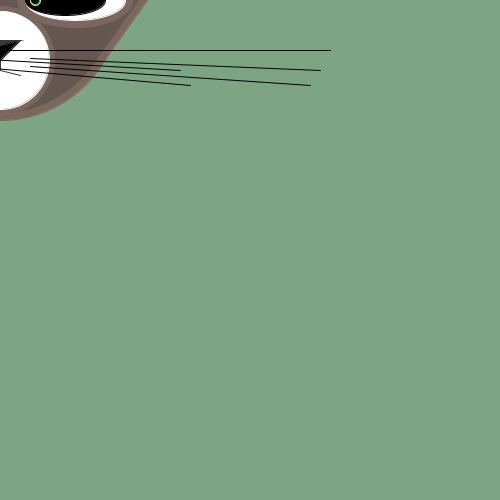
Frame 1 (no input)
Frame 60 (the mouse pressed at the canvas centre just before this capture): identical to frame 1, image omitted
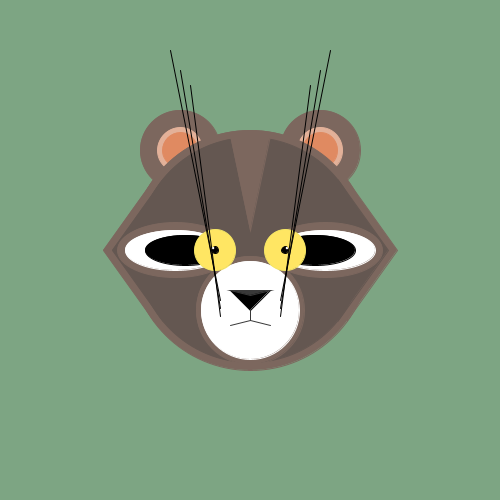
Frame 120 (the mouse held since frame 60 and released just before this capture)

The Processing sketch that drew these frames (run headless with seeded random() and noise(); from frame 60 on, the mouse is pressed at the canvas centre):

// Processing sketch: processing_143405
// ── processing_143405.pde

void setup(){
size(500,500);

}


void draw(){
  
   background(125,165,131);
  
//Orella exterior (marro)://
stroke(124,103,94);
fill(124,103,94);
ellipse(mouseX-70,mouseY-100,80,80);
ellipse(mouseX+70,mouseY-100,80,80);

//Orella interior (carn)://
fill(227,177,153);
stroke(227,177,153);
ellipse(mouseX-70,mouseY-100,45,45);
ellipse(mouseX+70,mouseY-100,45,45);

//Orella interior (carn)://
fill(224,138,97);
stroke(224,138,97);
ellipse(mouseX-70,mouseY-100,35,35);
ellipse(mouseX+70,mouseY-100,35,35);


fill(124,103,94);
stroke(124,103,94);
//Esfera (marró clar)://
ellipse(mouseX,mouseY,240,240);
//Triangle (marró clar)://
triangle(mouseX-97, mouseY-70, mouseX-147, mouseY, mouseX-97, mouseY+70);
triangle(mouseX+97, mouseY-70, mouseX+147, mouseY, mouseX+97, mouseY+70);


fill(100,87,81);
stroke(100,87,81);
//Esfera (marró fosc)://
ellipse(mouseX,mouseY,225,225);
//Triangle (marró fosc)://
triangle(mouseX-88, mouseY-70, mouseX-138, mouseY, mouseX-88, mouseY+70);
triangle(mouseX+88, mouseY-70, mouseX+138, mouseY, mouseX+88, mouseY+70);

//Cresta (marró fosc)://
stroke(124,103,94);
fill(124,103,94);
triangle(mouseX-20,mouseY-115, mouseX+20, mouseY-115, mouseX, mouseY-20);

//Esfera morro (marró fosc)://
stroke(124,103,94);
fill(124,103,94);
ellipse(mouseX,mouseY+60,108,108);

//Esfera morro (blanca)://
fill(255,255,255);
stroke(255,255,255);
ellipse(mouseX,mouseY+60,98,98);

//Triangle nas (nigga)://
fill(0,0,0);
stroke(0,0,0);
triangle(mouseX,mouseY+60,mouseX-20,mouseY+40,mouseX+20,mouseY+40);

//Triangle nas (nigga)://
fill(57,57,57);
stroke(57,57,57);
triangle(mouseX,mouseY+45,mouseX-20,mouseY+40,mouseX+20,mouseY+40);

//Ralla boca (vertical+morrus)://
line(mouseX,mouseY+60,mouseX,mouseY+70);
line(mouseX,mouseY+70,mouseX-20,mouseY+75);
line(mouseX,mouseY+70,mouseX+20,mouseY+75);

//Elipse antifaç (marro clar)://
stroke(124,103,94);
fill(124,103,94);
ellipse(mouseX+75,mouseY,115,55);
ellipse(mouseX-75,mouseY,115,55);

//Elipse antifaç (blanc)://
fill(255,255,255);
stroke(255,255,255);
ellipse(mouseX-75,mouseY,100,40);
ellipse(mouseX+75,mouseY,100,40);

//Elipse antifaç (negre)://
fill(0,0,0);
stroke(0,0,0);
ellipse(mouseX-65,mouseY,80,30);
ellipse(mouseX+65,mouseY,80,30);


//Ulls (blau)://
 fill(mouseY+5,230,99);
stroke(245,230,99);
ellipse(mouseX-35,mouseY,10,10);
ellipse(mouseX+35,mouseY,10,10);

//Ulls (blau)://
 fill(mouseY+5,230,99);
stroke(245,230,99);
ellipse(mouseX-35,mouseY,mouseY/6,mouseY/6);
ellipse(mouseX+35,mouseY,mouseY/6,mouseY/6);

//Ulls (negre)://
fill(0,0,0);
stroke(0,0,0);
ellipse(mouseX-35,mouseY,6.5,6.5);
ellipse(mouseX+35,mouseY,6.5,6.5);

//Ulls (reflex blanc)://
fill(255,255,255);
stroke(255,255,255);
ellipse(mouseX-37,mouseY-2,1.9,1.9);
ellipse(mouseX+37,mouseY-2,1.9,1.9);

//bigotis (esquerre)://
stroke(0,0,0);
line(mouseX+30,mouseY+50,330,50);
line(mouseX+30,mouseY+58,320,70);
line(mouseX+30,mouseY+66,310,85);

//bigotis (dreta)://
stroke(0,0,0);
line(mouseX-30,mouseY+50,170,50);
line(mouseX-30,mouseY+58,180,70);
line(mouseX-30,mouseY+66,190,85);

}
